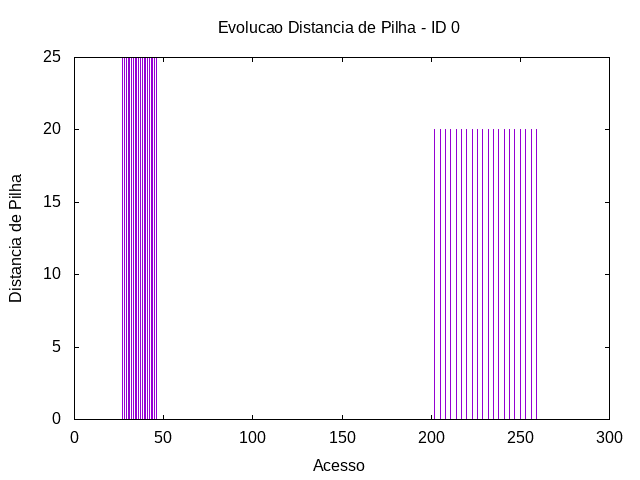

The script that saved this image:
set term png
set output "../out/soma-distp-0.png"
set title "Evolucao Distancia de Pilha - ID 0"
set xlabel "Acesso"
set ylabel "Distancia de Pilha"
plot "../out/soma-acesso-2-0.gpdat" u 2:5 w impulses t ""
